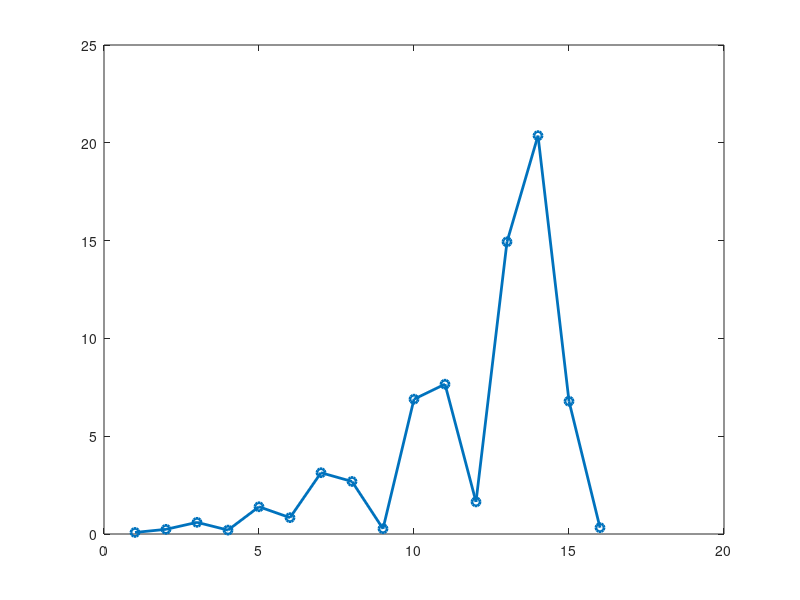
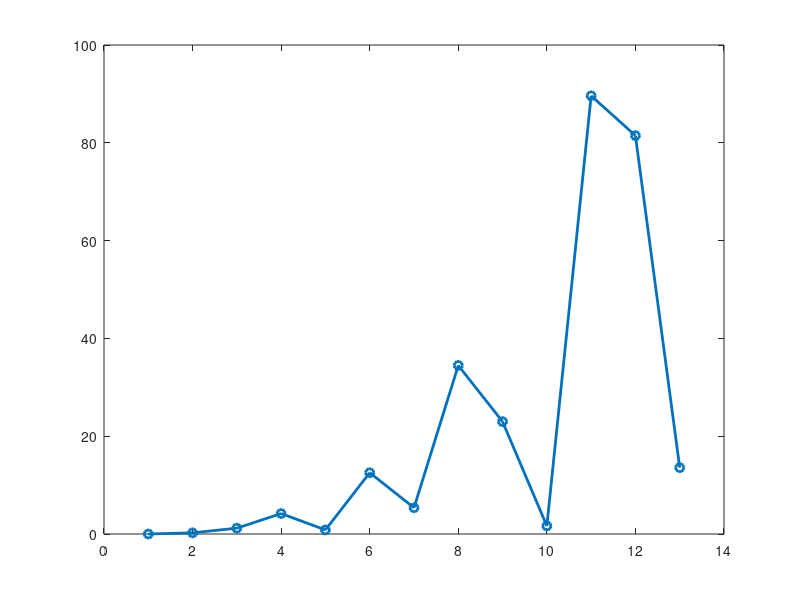

MATLAB code to generate these figures, in order:
close all;
c=zeros(16,1);
c(1)=1;
c(2)=3;
c(3)=0.5*3*5;
c(4)=0.5*5;
c(5)=0.5*5*7;
c(6)=0.5*3*7;
c(7)=0.125*35*9;
c(8)=0.125*30*9;
c(9)=0.125*3*9;
c(10)=0.125*63*11;
c(11)=0.125*70*11;
c(12)=0.125*15*11;
c(13)=0.0625*231*13;
c(14)=0.0625*315*13;
c(15)=0.0625*105*13;
c(16)=0.0625*5*13;
c=c/4/pi;

d=zeros(13,1);
d(1)=0;
d(2)=3;
d(3)=3*5;
d(4)=0.5*15*7;
d(5)=0.5*3*7;
d(6)=0.125*140*9;
d(7)=0.125*60*9;
d(8)=0.125*315*11;
d(9)=0.125*210*11;
d(10)=0.125*15*11;
d(11)=0.0625*1386*13;
d(12)=0.0625*1260*13;
d(13)=0.0625*210*13;
d=d/4/pi;

format long;
disp(c);
disp(d);

figure;
plot(c,'o-','linewidth',2);
figure;
plot(d,'o-','linewidth',2);